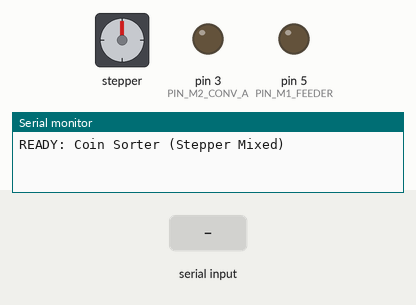
This sketch was run on a simulated Arduino Uno, built with avr-gcc and run on an emulated ATmega328P. Parts: stepper motor, output pins drawn as LEDs (lit = HIGH), the last lines printed to the serial monitor. The test bench sets the inputs (shaded band). Stepper angles assume 2048 steps per turn.

Above: at 1.2 s.
1.3 s: "START\n" received over Serial
At 1.46 s:
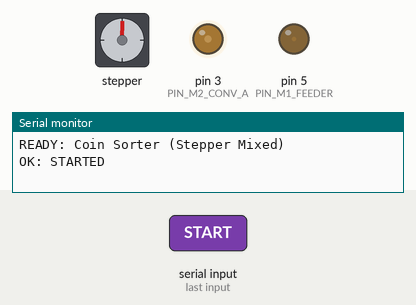
4.3 s: "STOP\n" received over Serial
At 6.7 s:
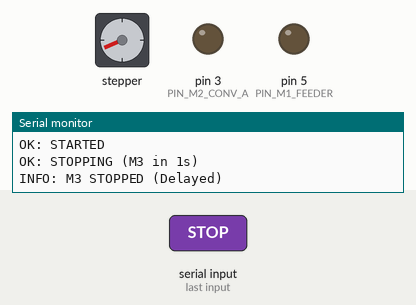
7.3 s: "1\n" received over Serial
At 7.45 s:
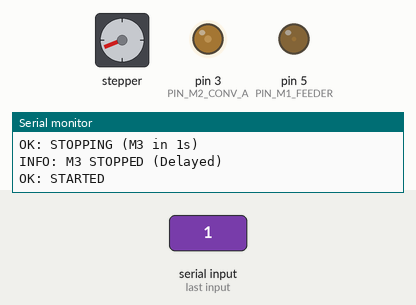
10.3 s: "0\n" received over Serial
At 13.1 s:
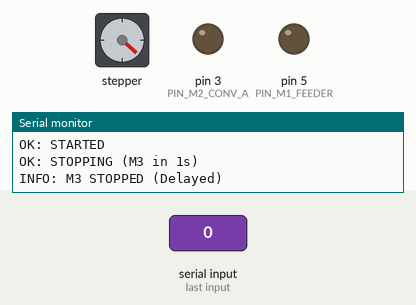
13.3 s: "START\n" received over Serial
At 13.46 s:
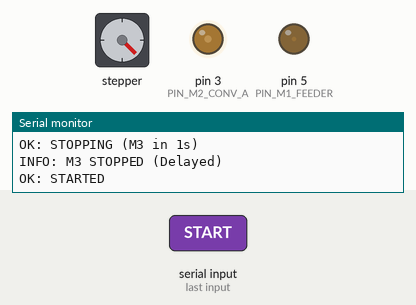
16.3 s: "STOP\n" received over Serial
At 19.4 s:
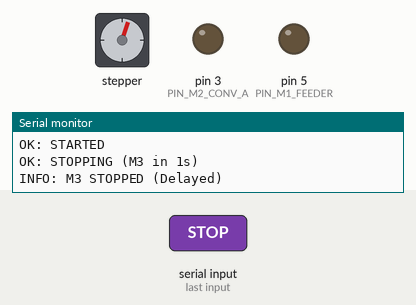
Timing chart, 0 to 20.3 s (numbered marks = the images above; inputs shaded):
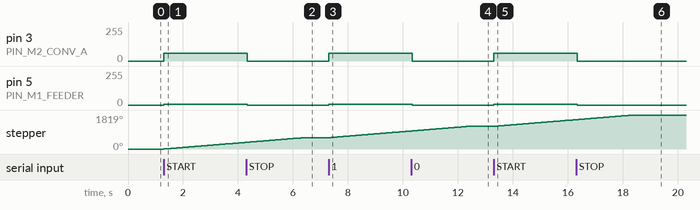

The sketch:

coin_sorter.ino
```cpp
/**
 * コイン選別機 制御ファームウェア (最終版)
 *
 * M1 (Feeder): DC Motor (Pin 5)
 * M2 (Conv A): DC Motor (Pin 3)
 * M3 (Conv B): Stepper Motor (Pins 10, 11, 12, 13)
 *
 * 【重要】逆回転の修正について
 * - M3 (ステッピング): プログラム内で逆回転させます。
 * - M1, M2 (DC): ピン1本制御のため、ソフトでは変えられません。
 *              **モーターの赤黒の配線を物理的に入れ替えてください！**
 */

#include <Stepper.h>

// --- ピン定義 ---
const int PIN_M1_FEEDER = 5; // DC
const int PIN_M2_CONV_A = 3; // DC

// ステッピングモーター設定 (28BYJ-48等)
const int STEPS_PER_REV = 2048;
// 逆回転させるため、ピン順序を逆にしてみます (13, 11, 12, 10 or similar)
// 通常: 10, 12, 11, 13
// 逆転: 13, 11, 12, 10 (試行)
Stepper myStepper(STEPS_PER_REV, 13, 11, 12, 10);

// --- 速度設定 ---
const int SPEED_FEEDER = 5;       // DC (0-255)
const int SPEED_CONV_A = 60;      // DC (0-255)
const int SPEED_STEPPER_RPM = 20; // Stepper Speed (変更: 10->20)

bool stepperActive = false;
bool stopDelayActive = false;
unsigned long stopTimer = 0;

String inputBuffer = "";

void setup() {
  Serial.begin(9600);

  pinMode(PIN_M1_FEEDER, OUTPUT);
  pinMode(PIN_M2_CONV_A, OUTPUT);

  myStepper.setSpeed(SPEED_STEPPER_RPM);

  stopAll();
  Serial.println("READY: Coin Sorter (Stepper Mixed)");
}

void loop() {
  // シリアルコマンド受信
  while (Serial.available() > 0) {
    char c = (char)Serial.read();
    if (c == '\n') {
      processCommand(inputBuffer);
      inputBuffer = "";
    } else if (c != '\r') {
      inputBuffer += c;
    }
  }

  // 遅延停止のチェック
  if (stopDelayActive) {
    if (millis() - stopTimer >= 2000) { // 2秒経過したら
      stepperActive = false;
      stopDelayActive = false;
      Serial.println("INFO: M3 STOPPED (Delayed)");
    }
  }

  // ステッピングモーター駆動
  if (stepperActive) {
    // 少量ずつ回してノンブロッキング風にする
    myStepper.step(50);
  }
}

void processCommand(String cmd) {
  cmd.trim();
  if (cmd == "STOP" || cmd == "0") {
    // DCモーターは即停止
    stopDCMotors();

    // ステッピングモーターは1秒後に停止 (フラグを立てる)
    if (stepperActive) {
      stopDelayActive = true;
      stopTimer = millis();
      Serial.println("OK: STOPPING (M3 in 1s)");
    } else {
      Serial.println("OK: STOPPED (Already)");
    }

  } else if (cmd == "START" || cmd == "1") {
    stopDelayActive = false; // 停止キャンセル
    startAll();
    Serial.println("OK: STARTED");
  }
}

void startAll() {
  // 全始動
  stepperActive = true;
  analogWrite(PIN_M1_FEEDER, SPEED_FEEDER);
  analogWrite(PIN_M2_CONV_A, SPEED_CONV_A);
}

void stopAll() {
  // 強制全停止 (初期化用)
  stopDCMotors();
  stepperActive = false;
  stopDelayActive = false;
}

void stopDCMotors() {
  analogWrite(PIN_M1_FEEDER, 0);
  analogWrite(PIN_M2_CONV_A, 0);
}
```

Measured:
- after the input at 1.3 s, pin 3 (PIN_M2_CONV_A): 0/255 → 60/255 at once; pin 5 (PIN_M1_FEEDER): 0/255 → 5/255 at once; stepper: keeps turning clockwise at about 120°/s, starting at once
- after the input at 4.3 s, pin 3 (PIN_M2_CONV_A): 60/255 → 0/255 at once; pin 5 (PIN_M1_FEEDER): 5/255 → 0/255 at once; stepper: goes on until 6.4 s, then stays 606°
- after the input at 7.3 s, pin 3 (PIN_M2_CONV_A): 0/255 → 60/255 at once; pin 5 (PIN_M1_FEEDER): 0/255 → 5/255 at once; stepper: keeps turning clockwise at about 120°/s, starting at once
- after the input at 10.3 s, pin 3 (PIN_M2_CONV_A): 60/255 → 0/255 at once; pin 5 (PIN_M1_FEEDER): 5/255 → 0/255 at once; stepper: goes on until 12.4 s, then stays 1212°
- after the input at 13.3 s, pin 3 (PIN_M2_CONV_A): 0/255 → 60/255 at once; pin 5 (PIN_M1_FEEDER): 0/255 → 5/255 at once; stepper: keeps turning clockwise at about 120°/s, starting at once
- after the input at 16.3 s, pin 3 (PIN_M2_CONV_A): 60/255 → 0/255 at once; pin 5 (PIN_M1_FEEDER): 5/255 → 0/255 at once; stepper: goes on until 18.4 s, then stays 1819°
